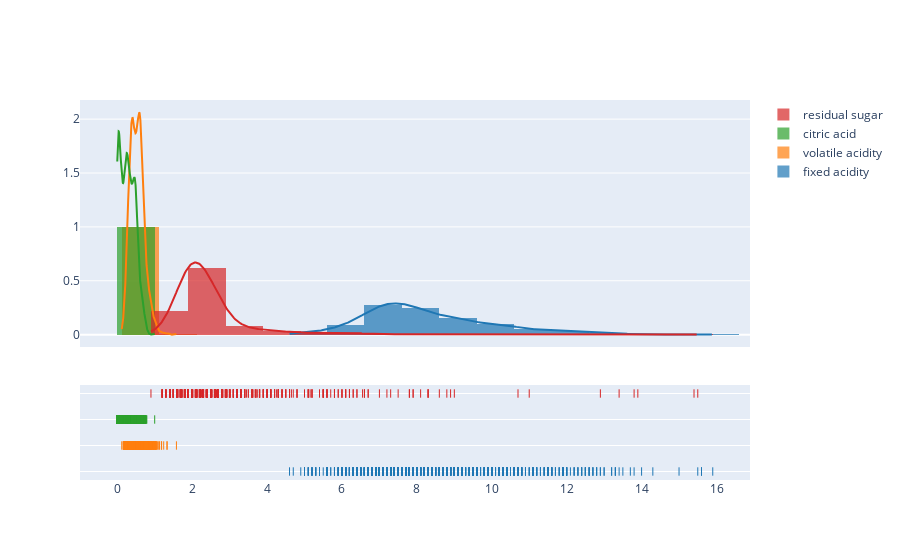

The cell this chart's notebook holds for it:
### Code cell
# seeing distribution many columns using plotly
fig = ff.create_distplot([df['fixed acidity'],df['volatile acidity'],df['citric acid'],df['residual sugar']],
                         group_labels=['fixed acidity', 'volatile acidity', 'citric acid', 'residual sugar'])
fig

### Figure 1 — Plotly figure (JSON) as saved in the notebook; plotly's stock layout.template omitted (floating-point values rounded to 4 significant figures; data arrays with more than 128 entries replaced by an {"elided": "..."} marker saying what was removed)
{"data": [{"autobinx": false, "histnorm": "probability density", "legendgroup": "fixed acidity", "marker": {"color": "rgb(31, 119, 180)"}, "name": "fixed acidity", "opacity": 0.7, "type": "histogram", "x": {"elided": "1359 float values"}, "xaxis": "x", "xbins": {"end": 15.9, "size": 1, "start": 4.6}, "yaxis": "y"}, {"autobinx": false, "histnorm": "probability density", "legendgroup": "volatile acidity", "marker": {"color": "rgb(255, 127, 14)"}, "name": "volatile acidity", "opacity": 0.7, "type": "histogram", "x": {"elided": "1359 float values"}, "xaxis": "x", "xbins": {"end": 1.58, "size": 1, "start": 0.12}, "yaxis": "y"}, {"autobinx": false, "histnorm": "probability density", "legendgroup": "citric acid", "marker": {"color": "rgb(44, 160, 44)"}, "name": "citric acid", "opacity": 0.7, "type": "histogram", "x": {"elided": "1359 float values"}, "xaxis": "x", "xbins": {"end": 1, "size": 1, "start": 0}, "yaxis": "y"}, {"autobinx": false, "histnorm": "probability density", "legendgroup": "residual sugar", "marker": {"color": "rgb(214, 39, 40)"}, "name": "residual sugar", "opacity": 0.7, "type": "histogram", "x": {"elided": "1359 float values"}, "xaxis": "x", "xbins": {"end": 15.5, "size": 1, "start": 0.9}, "yaxis": "y"}, {"legendgroup": "fixed acidity", "marker": {"color": "rgb(31, 119, 180)"}, "mode": "lines", "name": "fixed acidity", "showlegend": false, "type": "scatter", "x": {"elided": "500 float values"}, "xaxis": "x", "y": {"elided": "500 float values"}, "yaxis": "y"}, {"legendgroup": "volatile acidity", "marker": {"color": "rgb(255, 127, 14)"}, "mode": "lines", "name": "volatile acidity", "showlegend": false, "type": "scatter", "x": {"elided": "500 float values"}, "xaxis": "x", "y": {"elided": "500 float values"}, "yaxis": "y"}, {"legendgroup": "citric acid", "marker": {"color": "rgb(44, 160, 44)"}, "mode": "lines", "name": "citric acid", "showlegend": false, "type": "scatter", "x": {"elided": "500 float values"}, "xaxis": "x", "y": {"elided": "500 float values"}, "yaxis": "y"}, {"legendgroup": "residual sugar", "marker": {"color": "rgb(214, 39, 40)"}, "mode": "lines", "name": "residual sugar", "showlegend": false, "type": "scatter", "x": {"elided": "500 float values"}, "xaxis": "x", "y": {"elided": "500 float values"}, "yaxis": "y"}, {"legendgroup": "fixed acidity", "marker": {"color": "rgb(31, 119, 180)", "symbol": "line-ns-open"}, "mode": "markers", "name": "fixed acidity", "showlegend": false, "type": "scatter", "x": {"elided": "1359 float values"}, "xaxis": "x", "y": {"elided": "1359 str values"}, "yaxis": "y2"}, {"legendgroup": "volatile acidity", "marker": {"color": "rgb(255, 127, 14)", "symbol": "line-ns-open"}, "mode": "markers", "name": "volatile acidity", "showlegend": false, "type": "scatter", "x": {"elided": "1359 float values"}, "xaxis": "x", "y": {"elided": "1359 str values"}, "yaxis": "y2"}, {"legendgroup": "citric acid", "marker": {"color": "rgb(44, 160, 44)", "symbol": "line-ns-open"}, "mode": "markers", "name": "citric acid", "showlegend": false, "type": "scatter", "x": {"elided": "1359 float values"}, "xaxis": "x", "y": {"elided": "1359 str values"}, "yaxis": "y2"}, {"legendgroup": "residual sugar", "marker": {"color": "rgb(214, 39, 40)", "symbol": "line-ns-open"}, "mode": "markers", "name": "residual sugar", "showlegend": false, "type": "scatter", "x": {"elided": "1359 float values"}, "xaxis": "x", "y": {"elided": "1359 str values"}, "yaxis": "y2"}], "layout": {"barmode": "overlay", "hovermode": "closest", "legend": {"traceorder": "reversed"}, "xaxis": {"anchor": "y2", "domain": [0, 1], "zeroline": false}, "yaxis": {"anchor": "free", "domain": [0.35, 1], "position": 0}, "yaxis2": {"anchor": "x", "domain": [0, 0.25], "dtick": 1, "showticklabels": false}}}
